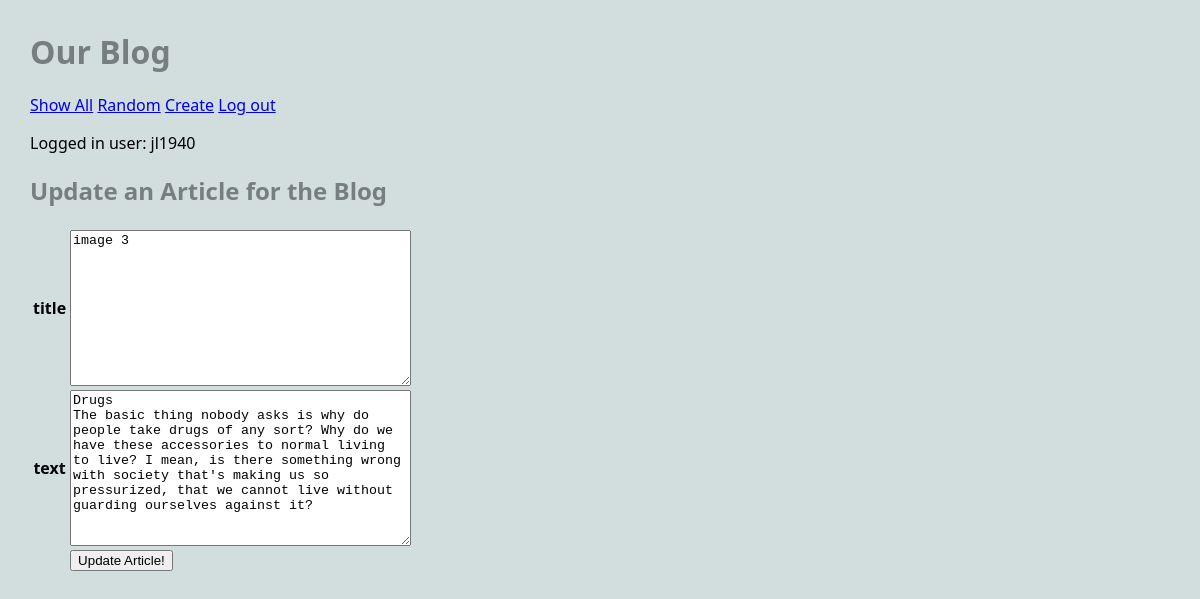
The page /blog/article/3/update (signed in) on the database its author committed.
### blog/models.py (models this page shows, shortened)
class Article(models.Model):
    user = models.ForeignKey(User, on_delete=models.CASCADE)   #NEW
    title = models.TextField(blank=False)
    author = models.TextField(blank=False)
    text = models.TextField(blank=False)
    published = models.DateTimeField(auto_now=True)
    image_url = models.URLField(blank=True)

### blog/views.py (the view, shortened to what this page needs)
# urls.py: path('article/<int:pk>/update', UpdateArticleView.as_view(), name="update_article"),
class UpdateArticleView(UpdateView):
    model = Article
    form_class = UpdateArticleForm
    template_name = "blog/update_article_form.html"
    success_url = reverse_lazy('show_all')

### blog/forms.py
class UpdateArticleForm(forms.ModelForm):
    class Meta:
        model = Article
        fields = ['title', 'text', ]   #which fields from model should we use

### blog/templates/blog/update_article_form.html (shortened to what this page needs)
{% extends 'blog/base.html' %}
{% block content %}
<h2>Update an Article for the Blog</h2>
<form method="POST" enctype="multipart/form-data">
    <table>
    {% for field in form %}
    <tr>
        <th>{{ field.name }}</th>
        <td>{{ field }}</td>
    </tr>
    {% endfor %}
    <tr>
        <td></td>
        <td>
            <input type="submit" name="update_article" value="Update Article!">
        </td>
    </tr>
    </table>
</form>
 {% endblock %}

### blog/templates/blog/base.html (shortened to what this page needs)
{% load static %}
<html>
    <head>
        <link rel="stylesheet" href="{% static 'styles-blog.css' %}">
    </head>
    <body>
        <head>
            <h1>Our Blog</h1>
            <nav>
                <ul>
                    <li><a href="{% url 'show_all' %}">Show All</a></li>
                    <li><a href="{% url 'random' %}">Random</a></li>
                    <li><a href="{% url 'create_article' %}">Create</a></li>
                    {% if request.user.is_authenticated %}
                    <li><a href="{% url 'logout' %}">Log out</a></li>
                    {% else %}
                    <li><a href="{% url 'login' %}">Log in</a></li>
                    {% endif %}
                </ul>
                {% if request.user.is_authenticated %}
                Logged in user: {{ request.user }}
                {% else %}
                Not logged in.
                {% endif %}
            </nav>
        </head>
        {% block content %}
        {% endblock %}
    </body>
</html>

### blog/static/styles-blog.css (style rules this page uses)
body { margin: 30px; background: #d1dedd; font-family:'Segoe UI', Tahoma, Geneva, Verdana, sans-serif; }
ul, li { padding: 0px; list-style-type: none; }
h1, h2, h3 { color: #767f7e; }
nav li { display: inline; }

### rows shown on the page
Article: form "image 3" "Drugs The basic thing nobody asks is why do people take drugs of any sort? Why do we have these accessories to normal living to live? I mean, is there something wrong with society that's making us so pressurized, that we cannot live without guarding ourselves against it?"

### other values the page prints
{{ request.user }} "jl1940"
{{ field.name }} "title" "text"
